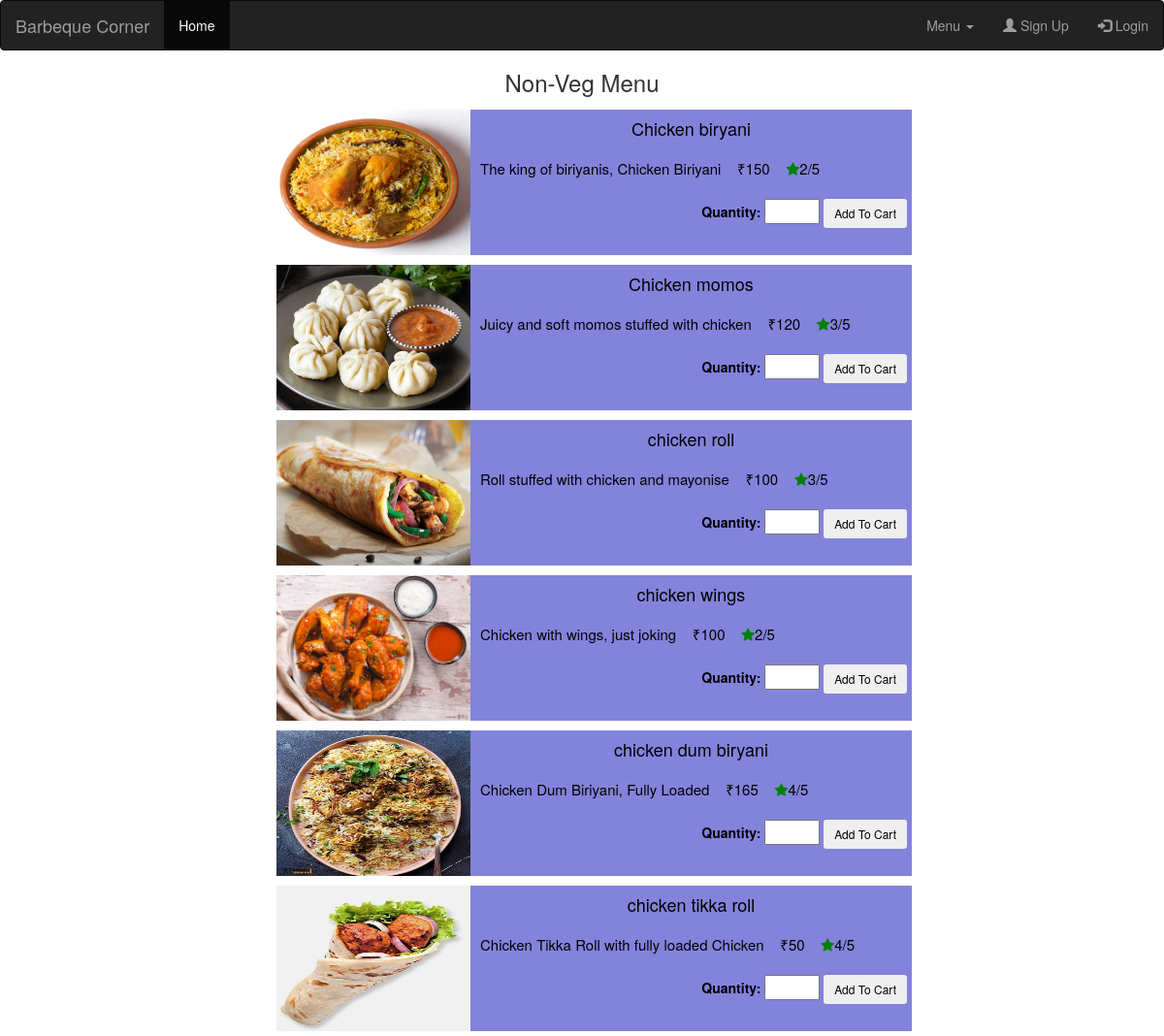
/index.php/menu/non_veg, run on the app's committed database.
### tables this page shows
CREATE TABLE `items` (
  `item_id` int(11) NOT NULL,
  `name` varchar(255) NOT NULL,
  `category` enum('VEG','NON_VEG','BEVERAGE','') NOT NULL,
  `price` int(11) NOT NULL,
  `image_path` varchar(500) NOT NULL,
  `rate` int(5) NOT NULL,
  `description` varchar(256) NOT NULL
);

### application/controllers/Menu.php (called while the page is built, shortened)
<?php
class Menu extends CI_Controller
{
    public function __construct()
    {
        $this->load->database();
    }
  public function non_veg()
  {
  $data['title']="Non-Veg Menu";
  $this->load->model('items_model');
   $data['items'] = $this->items_model->get_nonveg_items();
  $this->load->view('includes/header');
  $this->load->view('menu',$data);
}
}

### index.php (called while the page is built, shortened)
<?php
require_once BASEPATH.'core/CodeIgniter.php';

### application/models/items_model.php (called while the page is built, shortened)
<?php
class Items_model extends CI_Model {
    public function get_nonveg_items() {
    	$this->db->select('*');
		$this->db->from('items');
		$this->db->where("category","NON_VEG");
		$query=$this->db->get();
        return $query->result();
    }
}
?>

### application/views/Menu.php (the view, shortened to what this page needs)
<!DOCTYPE html>
<html lang="en">
<head>
</head>
<body>
  <form method='post' action='<?= base_url(); ?>'>
    <h3 style="text-align: center;"><?= $title ?></h3>
    <?php foreach ($items as $item) : ?>
      <?php $path = $item->image_path . '/' . $item->name . '.jpg' ?>
      <div class="card-container">
        <div class="float-layout">
          <div class="card-image">
            <img src="<?= base_url($path) ?>" style="width:200px;height:150px">
            <div class="card">
              <div class="card-title"><h4><?= $item->name ?></h4></div>
              <div class="card-desc" style="font-size: 15px;">
                <?= $item->description ?>&nbsp;&nbsp;&nbsp;
                ₹<?= $item->price  ?>&nbsp;&nbsp;&nbsp;
                <span class="fa fa-star checked"></span><?=$item->rate?>/5</p>
              </div>
              <form>
                <div class="action-panel">
                  <label for="quantity">Quantity:</label>
                  <input type="number" name="quantity" min="1" max="10" required>
                  <button type="submit"  class="btn btn-outline-light btn-sm">Add To Cart</button>
                </div>
              </form>
            </div>
          </div>
        </div>
      </div>
    <?php endforeach; ?>
  </form>
</body>
</html>

### application/views/Menu.php (style rules this page uses)
.float-layout { padding: 5px 5px; float: left; width: 100%; height: auto; box-sizing: border-box; margin: 0; }
.card-container { overflow: hidden; }
.card { background-color: #8383dc; color: black; height: 15rem; width: 50%; float: right; }
.card-title { font-size: 30px; text-align: center; font-weight: bold; }
.card-desc { padding: 10px; text-align: left; font-size: 18px; }
.card-image { display: flex; margin-left: 28rem; }
.checked { color: green; }
div.card-image img { width: 50%; height: auto; }
div.action-panel { padding-right: 0.5rem; text-align: right; }

### data on the page
items: image_path+name (picture), name "Chicken biryani", description "The king of biriyanis, Chicken Biriyani", price "150", rate "2"
items: image_path+name (picture), name "Chicken momos", description "Juicy and soft momos stuffed with chicken", price "120", rate "3"
items: image_path+name (picture), name "chicken roll", description "Roll stuffed with chicken and mayonise", price "100", rate "3"
items: image_path+name (picture), name "chicken wings", description "Chicken with wings, just joking", price "100", rate "2"
items: image_path+name (picture), name "chicken dum biryani", description "Chicken Dum Biriyani, Fully Loaded", price "165", rate "4"
items: image_path+name (picture), name "chicken tikka roll", description "Chicken Tikka Roll with fully loaded Chicken", price "50", rate "4"

### other printed values
$title "Non-Veg Menu"
